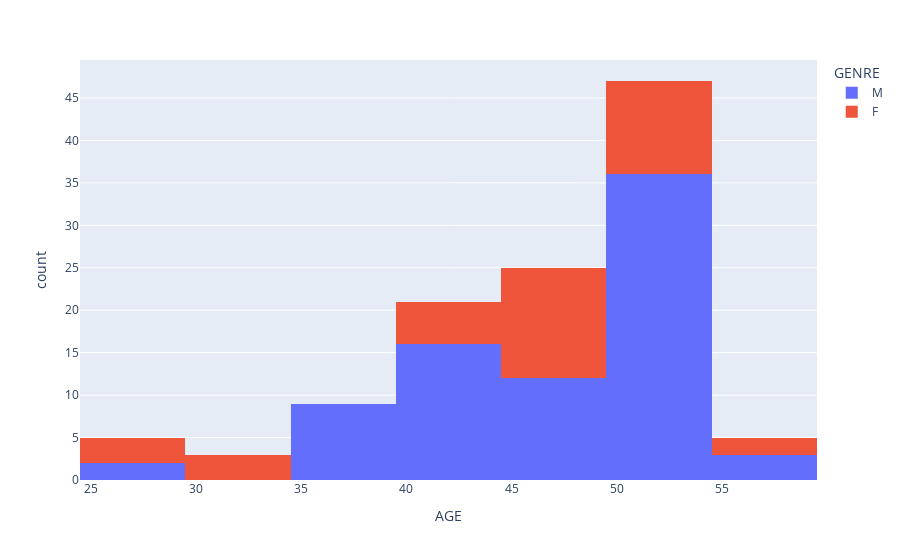

Notebook source saved alongside this figure:
### Code cell
px.histogram(new_database, x='AGE', color='GENRE')

### Figure 1 — Plotly figure (JSON) as saved in the notebook; plotly's stock layout.template omitted (floating-point values rounded to 4 significant figures)
{"data": [{"alignmentgroup": "True", "bingroup": "x", "hovertemplate": "GENRE=M<br>AGE=%{x}<br>count=%{y}<extra></extra>", "legendgroup": "M", "marker": {"color": "#636efa", "pattern": {"shape": ""}}, "name": "M", "offsetgroup": "M", "orientation": "v", "showlegend": true, "type": "histogram", "x": [52, 52, 52, 40, 40, 40, 44, 44, 51, 51, 51, 42, 42, 42, 25, 25, 43, 43, 43, 50, 50, 50, 50, 50, 50, 50, 50, 50, 51, 51, 51, 39, 39, 39, 42, 42, 38, 38, 38, 55, 55, 55, 54, 54, 54, 53, 53, 44, 44, 44, 50, 50, 46, 46, 46, 53, 53, 53, 46, 46, 46, 46, 46, 38, 38, 38, 53, 53, 53, 53, 53, 49, 51, 51, 51, 49, 49, 49], "xaxis": "x", "yaxis": "y"}, {"alignmentgroup": "True", "bingroup": "x", "hovertemplate": "GENRE=F<br>AGE=%{x}<br>count=%{y}<extra></extra>", "legendgroup": "F", "marker": {"color": "#EF553B", "pattern": {"shape": ""}}, "name": "F", "offsetgroup": "F", "orientation": "v", "showlegend": true, "type": "histogram", "x": [45, 52, 52, 52, 49, 49, 46, 46, 49, 49, 49, 49, 49, 45, 45, 45, 32, 32, 32, 56, 56, 29, 29, 29, 44, 44, 44, 50, 50, 51, 51, 51, 43, 43, 53, 53, 53], "xaxis": "x", "yaxis": "y"}], "layout": {"barmode": "relative", "legend": {"title": {"text": "GENRE"}, "tracegroupgap": 0}, "margin": {"t": 60}, "xaxis": {"anchor": "y", "domain": [0, 1], "title": {"text": "AGE"}}, "yaxis": {"anchor": "x", "domain": [0, 1], "title": {"text": "count"}}}}
